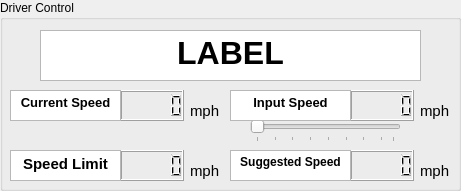
     <widget class="QGroupBox" name="drive_ctrl_box">
      <property name="geometry">
       <rect>
        <x>20</x>
        <y>60</y>
        <width>461</width>
        <height>191</height>
       </rect>
      </property>
      <property name="title">
       <string>Driver Control</string>
      </property>
      <widget class="QLCDNumber" name="current_speed_display">
       <property name="geometry">
        <rect>
         <x>120</x>
         <y>90</y>
         <width>64</width>
         <height>31</height>
        </rect>
       </property>
      </widget>
      <widget class="QLCDNumber" name="input_speed_display">
       <property name="geometry">
        <rect>
         <x>350</x>
         <y>90</y>
         <width>64</width>
         <height>31</height>
        </rect>
       </property>
      </widget>
      <widget class="QLCDNumber" name="speed_limit_display">
       <property name="geometry">
        <rect>
         <x>120</x>
         <y>150</y>
         <width>64</width>
         <height>31</height>
        </rect>
       </property>
      </widget>
      <widget class="QLCDNumber" name="suggested_speed_display">
       <property name="geometry">
        <rect>
         <x>350</x>
         <y>150</y>
         <width>64</width>
         <height>31</height>
        </rect>
       </property>
      </widget>
      <widget class="QSlider" name="input_speed_slider">
       <property name="geometry">
        <rect>
         <x>250</x>
         <y>120</y>
         <width>151</width>
         <height>22</height>
        </rect>
       </property>
       <property name="minimum">
        <number>1</number>
       </property>
       <property name="maximum">
        <number>24</number>
       </property>
       <property name="pageStep">
        <number>8</number>
       </property>
       <property name="sliderPosition">
        <number>1</number>
       </property>
       <property name="orientation">
        <enum>Qt::Horizontal</enum>
       </property>
       <property name="invertedAppearance">
        <bool>false</bool>
       </property>
       <property name="tickPosition">
        <enum>QSlider::TicksBelow</enum>
       </property>
       <property name="tickInterval">
        <number>3</number>
       </property>
      </widget>
      <widget class="QTextBrowser" name="current_speed_txt">
       <property name="geometry">
        <rect>
         <x>10</x>
         <y>90</y>
         <width>111</width>
         <height>31</height>
        </rect>
       </property>
       <property name="verticalScrollBarPolicy">
        <enum>Qt::ScrollBarAlwaysOff</enum>
       </property>
       <property name="horizontalScrollBarPolicy">
        <enum>Qt::ScrollBarAlwaysOff</enum>
       </property>
       <property name="html">
        <string>&lt;!DOCTYPE HTML PUBLIC &quot;-//W3C//DTD HTML 4.0//EN&quot; &quot;http://www.w3.org/TR/REC-html40/strict.dtd&quot;&gt;
&lt;html&gt;&lt;head&gt;&lt;meta name=&quot;qrichtext&quot; content=&quot;1&quot; /&gt;&lt;meta charset=&quot;utf-8&quot; /&gt;&lt;style type=&quot;text/css&quot;&gt;
p, li { white-space: pre-wrap; }
hr { height: 1px; border-width: 0; }
li.unchecked::marker { content: &quot;\2610&quot;; }
li.checked::marker { content: &quot;\2612&quot;; }
&lt;/style&gt;&lt;/head&gt;&lt;body style=&quot; font-family:'Segoe UI'; font-size:10pt; font-weight:400; font-style:normal;&quot;&gt;
&lt;p align=&quot;center&quot; style=&quot; margin-top:0px; margin-bottom:0px; margin-left:0px; margin-right:0px; -qt-block-indent:0; text-indent:0px;&quot;&gt;&lt;span style=&quot; font-family:'MS Shell Dlg 2'; font-weight:696;&quot;&gt;Current Speed&lt;/span&gt;&lt;/p&gt;&lt;/body&gt;&lt;/html&gt;</string>
       </property>
      </widget>
      <widget class="QTextBrowser" name="speed_limit_txt">
       <property name="geometry">
        <rect>
         <x>10</x>
         <y>150</y>
         <width>111</width>
         <height>31</height>
        </rect>
       </property>
       <property name="verticalScrollBarPolicy">
        <enum>Qt::ScrollBarAlwaysOff</enum>
       </property>
       <property name="horizontalScrollBarPolicy">
        <enum>Qt::ScrollBarAlwaysOff</enum>
       </property>
       <property name="html">
        <string>&lt;!DOCTYPE HTML PUBLIC &quot;-//W3C//DTD HTML 4.0//EN&quot; &quot;http://www.w3.org/TR/REC-html40/strict.dtd&quot;&gt;
&lt;html&gt;&lt;head&gt;&lt;meta name=&quot;qrichtext&quot; content=&quot;1&quot; /&gt;&lt;meta charset=&quot;utf-8&quot; /&gt;&lt;style type=&quot;text/css&quot;&gt;
p, li { white-space: pre-wrap; }
hr { height: 1px; border-width: 0; }
li.unchecked::marker { content: &quot;\2610&quot;; }
li.checked::marker { content: &quot;\2612&quot;; }
&lt;/style&gt;&lt;/head&gt;&lt;body style=&quot; font-family:'Segoe UI'; font-size:10pt; font-weight:400; font-style:normal;&quot;&gt;
&lt;p align=&quot;center&quot; style=&quot; margin-top:0px; margin-bottom:0px; margin-left:0px; margin-right:0px; -qt-block-indent:0; text-indent:0px;&quot;&gt;&lt;span style=&quot; font-family:'MS Shell Dlg 2'; font-size:11pt; font-weight:696;&quot;&gt;Speed Limit&lt;/span&gt;&lt;/p&gt;&lt;/body&gt;&lt;/html&gt;</string>
       </property>
      </widget>
      <widget class="QTextBrowser" name="input_speed_txt">
       <property name="geometry">
        <rect>
         <x>230</x>
         <y>90</y>
         <width>121</width>
         <height>31</height>
        </rect>
       </property>
       <property name="verticalScrollBarPolicy">
        <enum>Qt::ScrollBarAlwaysOff</enum>
       </property>
       <property name="horizontalScrollBarPolicy">
        <enum>Qt::ScrollBarAlwaysOff</enum>
       </property>
       <property name="html">
        <string>&lt;!DOCTYPE HTML PUBLIC &quot;-//W3C//DTD HTML 4.0//EN&quot; &quot;http://www.w3.org/TR/REC-html40/strict.dtd&quot;&gt;
&lt;html&gt;&lt;head&gt;&lt;meta name=&quot;qrichtext&quot; content=&quot;1&quot; /&gt;&lt;meta charset=&quot;utf-8&quot; /&gt;&lt;style type=&quot;text/css&quot;&gt;
p, li { white-space: pre-wrap; }
hr { height: 1px; border-width: 0; }
li.unchecked::marker { content: &quot;\2610&quot;; }
li.checked::marker { content: &quot;\2612&quot;; }
&lt;/style&gt;&lt;/head&gt;&lt;body style=&quot; font-family:'Segoe UI'; font-size:10pt; font-weight:400; font-style:normal;&quot;&gt;
&lt;p align=&quot;center&quot; style=&quot; margin-top:0px; margin-bottom:0px; margin-left:0px; margin-right:0px; -qt-block-indent:0; text-indent:0px;&quot;&gt;&lt;span style=&quot; font-family:'MS Shell Dlg 2'; font-weight:696;&quot;&gt;Input Speed&lt;/span&gt;&lt;/p&gt;&lt;/body&gt;&lt;/html&gt;</string>
       </property>
      </widget>
      <widget class="QTextBrowser" name="suggested_speed_txt">
       <property name="geometry">
        <rect>
         <x>230</x>
         <y>150</y>
         <width>121</width>
         <height>31</height>
        </rect>
       </property>
       <property name="verticalScrollBarPolicy">
        <enum>Qt::ScrollBarAlwaysOff</enum>
       </property>
       <property name="horizontalScrollBarPolicy">
        <enum>Qt::ScrollBarAlwaysOff</enum>
       </property>
       <property name="html">
        <string>&lt;!DOCTYPE HTML PUBLIC &quot;-//W3C//DTD HTML 4.0//EN&quot; &quot;http://www.w3.org/TR/REC-html40/strict.dtd&quot;&gt;
&lt;html&gt;&lt;head&gt;&lt;meta name=&quot;qrichtext&quot; content=&quot;1&quot; /&gt;&lt;meta charset=&quot;utf-8&quot; /&gt;&lt;style type=&quot;text/css&quot;&gt;
p, li { white-space: pre-wrap; }
hr { height: 1px; border-width: 0; }
li.unchecked::marker { content: &quot;\2610&quot;; }
li.checked::marker { content: &quot;\2612&quot;; }
&lt;/style&gt;&lt;/head&gt;&lt;body style=&quot; font-family:'Segoe UI'; font-size:10pt; font-weight:400; font-style:normal;&quot;&gt;
&lt;p align=&quot;center&quot; style=&quot; margin-top:0px; margin-bottom:0px; margin-left:0px; margin-right:0px; -qt-block-indent:0; text-indent:0px;&quot;&gt;&lt;span style=&quot; font-family:'MS Shell Dlg 2'; font-size:9pt; font-weight:696;&quot;&gt;Suggested Speed&lt;/span&gt;&lt;/p&gt;&lt;/body&gt;&lt;/html&gt;</string>
       </property>
      </widget>
      <widget class="QLabel" name="mph_txt_3">
       <property name="geometry">
        <rect>
         <x>190</x>
         <y>160</y>
         <width>31</width>
         <height>21</height>
        </rect>
       </property>
       <property name="font">
        <font>
         <pointsize>11</pointsize>
        </font>
       </property>
       <property name="text">
        <string>mph</string>
       </property>
      </widget>
      <widget class="QLabel" name="mph_txt_1">
       <property name="geometry">
        <rect>
         <x>190</x>
         <y>100</y>
         <width>31</width>
         <height>21</height>
        </rect>
       </property>
       <property name="font">
        <font>
         <pointsize>11</pointsize>
        </font>
       </property>
       <property name="text">
        <string>mph</string>
       </property>
      </widget>
      <widget class="QLabel" name="mph_txt_4">
       <property name="geometry">
        <rect>
         <x>420</x>
         <y>160</y>
         <width>31</width>
         <height>21</height>
        </rect>
       </property>
       <property name="font">
        <font>
         <pointsize>11</pointsize>
        </font>
       </property>
       <property name="text">
        <string>mph</string>
       </property>
      </widget>
      <widget class="QLabel" name="mph_txt_2">
       <property name="geometry">
        <rect>
         <x>420</x>
         <y>100</y>
         <width>31</width>
         <height>21</height>
        </rect>
       </property>
       <property name="font">
        <font>
         <pointsize>11</pointsize>
        </font>
       </property>
       <property name="text">
        <string>mph</string>
       </property>
      </widget>
      <widget class="QTextBrowser" name="signal_light_display">
       <property name="geometry">
        <rect>
         <x>40</x>
         <y>30</y>
         <width>381</width>
         <height>51</height>
        </rect>
       </property>
       <property name="font">
        <font>
         <pointsize>11</pointsize>
        </font>
       </property>
       <property name="verticalScrollBarPolicy">
        <enum>Qt::ScrollBarAlwaysOff</enum>
       </property>
       <property name="horizontalScrollBarPolicy">
        <enum>Qt::ScrollBarAlwaysOff</enum>
       </property>
       <property name="html">
        <string>&lt;!DOCTYPE HTML PUBLIC &quot;-//W3C//DTD HTML 4.0//EN&quot; &quot;http://www.w3.org/TR/REC-html40/strict.dtd&quot;&gt;
&lt;html&gt;&lt;head&gt;&lt;meta name=&quot;qrichtext&quot; content=&quot;1&quot; /&gt;&lt;meta charset=&quot;utf-8&quot; /&gt;&lt;style type=&quot;text/css&quot;&gt;
p, li { white-space: pre-wrap; }
hr { height: 1px; border-width: 0; }
li.unchecked::marker { content: &quot;\2610&quot;; }
li.checked::marker { content: &quot;\2612&quot;; }
&lt;/style&gt;&lt;/head&gt;&lt;body style=&quot; font-family:'Segoe UI'; font-size:11pt; font-weight:400; font-style:normal;&quot;&gt;
&lt;p align=&quot;center&quot; style=&quot; margin-top:0px; margin-bottom:0px; margin-left:0px; margin-right:0px; -qt-block-indent:0; text-indent:0px;&quot;&gt;&lt;span style=&quot; font-size:24pt; font-weight:700;&quot;&gt;LABEL&lt;/span&gt;&lt;/p&gt;&lt;/body&gt;&lt;/html&gt;</string>
       </property>
      </widget>
     </widget>
